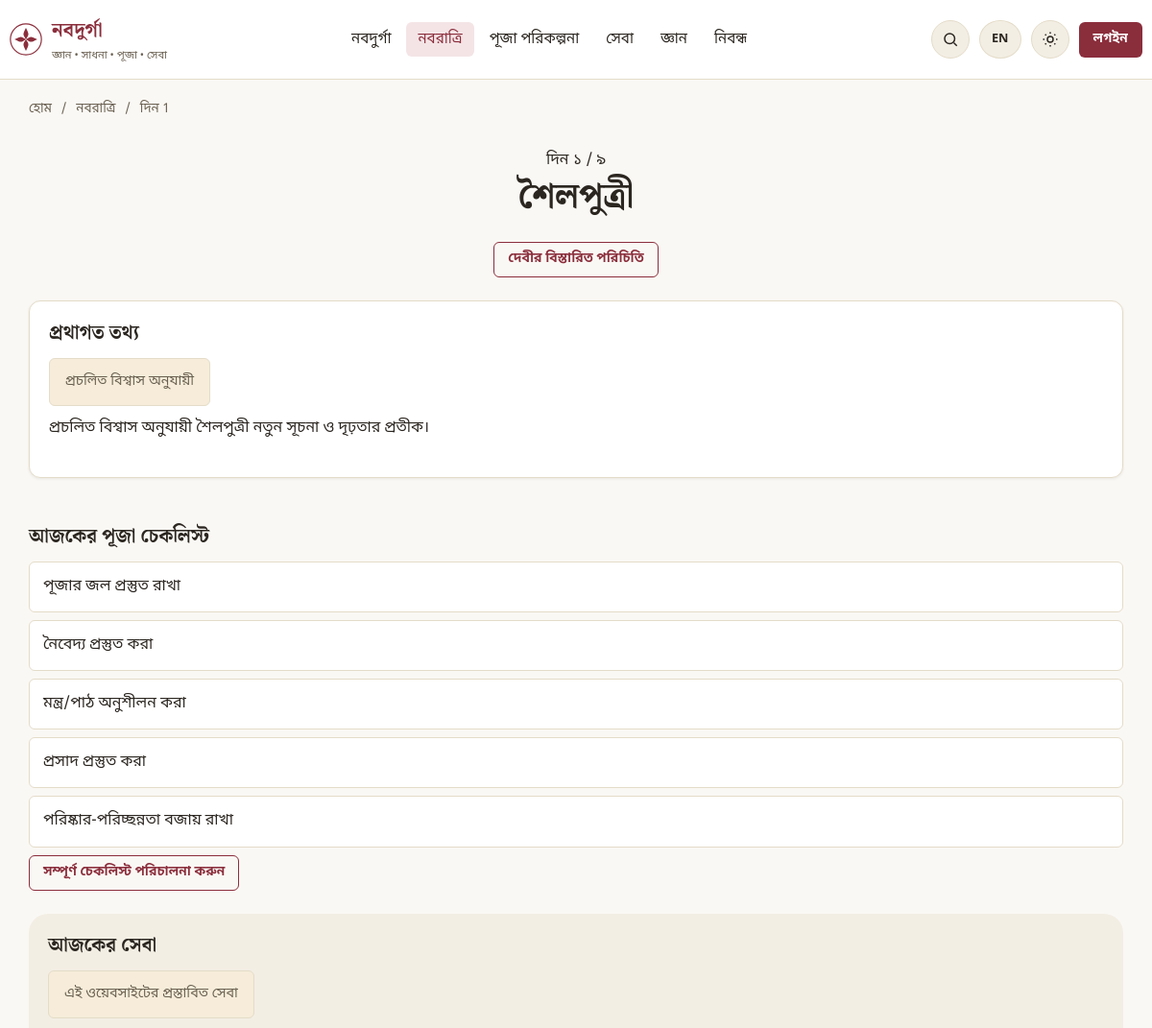
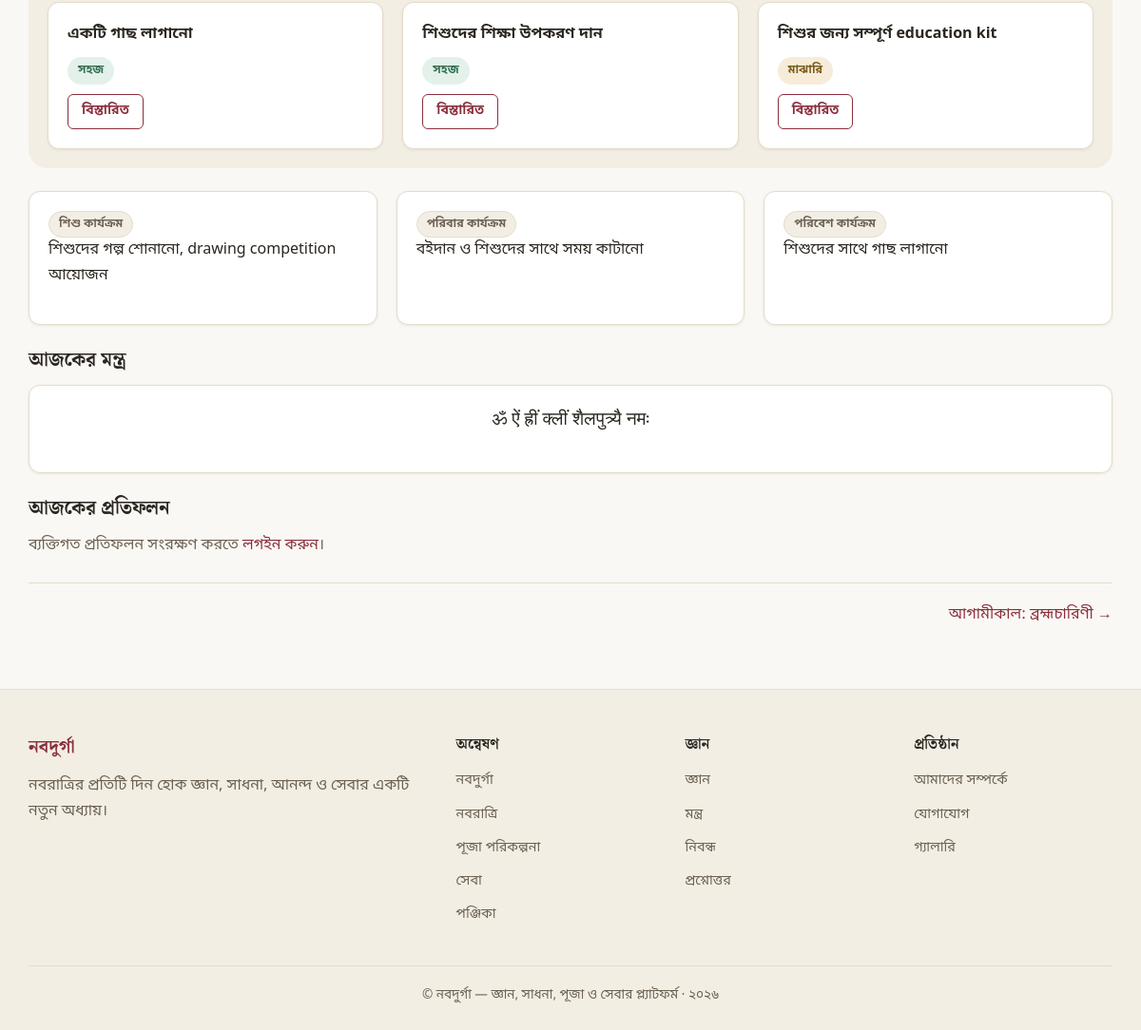
Page /navaratri/day/1 on the committed database (2 pictures, top to bottom).
### tables this page shows
CREATE TABLE IF NOT EXISTS navaratri_days (
    id INT UNSIGNED AUTO_INCREMENT PRIMARY KEY,
    day_number TINYINT UNSIGNED NOT NULL UNIQUE,
    navadurga_id INT UNSIGNED NOT NULL,
    date DATE NULL COMMENT 'convenience cache of current year date; authoritative per-year dates live in festival_calendar',
    tithi VARCHAR(100) NULL,
    title_bn VARCHAR(255) NULL,
    theme VARCHAR(255) NULL,
    traditional_focus TEXT NULL,
    puja_focus TEXT NULL,
    spiritual_focus TEXT NULL,
    learning_focus TEXT NULL,
    family_activity TEXT NULL,
    children_activity TEXT NULL,
    environment_activity TEXT NULL,
    seva_easy TEXT NULL,
    seva_moderate TEXT NULL,
    seva_challenging TEXT NULL,
    recommended_items TEXT NULL,
    daily_mantra TEXT NULL,
    daily_message TEXT NULL,
    avoid_note TEXT NULL,
    image VARCHAR(255) NULL,
    status ENUM('active','inactive') NOT NULL DEFAULT 'active',
    created_at DATETIME NOT NULL DEFAULT CURRENT_TIMESTAMP,
    updated_at DATETIME NOT NULL DEFAULT CURRENT_TIMESTAMP ON UPDATE CURRENT_TIMESTAMP,
    CONSTRAINT fk_navaratri_days_navadurga FOREIGN KEY (navadurga_id) REFERENCES navadurga(id) ON DELETE RESTRICT
);

CREATE TABLE IF NOT EXISTS navadurga (
    id INT UNSIGNED AUTO_INCREMENT PRIMARY KEY,
    day_number TINYINT UNSIGNED NOT NULL UNIQUE,
    name_bn VARCHAR(150) NOT NULL,
    name_en VARCHAR(150) NULL,
    sanskrit_name VARCHAR(150) NULL,
    slug VARCHAR(150) NOT NULL UNIQUE,
    alternative_names VARCHAR(255) NULL,
    short_description TEXT NULL,
    detailed_description LONGTEXT NULL,
    name_meaning TEXT NULL,
    traditional_symbolism TEXT NULL,
    iconography TEXT NULL,
    vehicle VARCHAR(150) NULL,
    hands VARCHAR(50) NULL,
    weapons VARCHAR(255) NULL,
    objects VARCHAR(255) NULL,
    colour VARCHAR(100) NULL,
    associated_quality VARCHAR(255) NULL,
    associated_chakra VARCHAR(100) NULL,
    traditional_association TEXT NULL,
    traditional_food VARCHAR(255) NULL,
    puja_significance TEXT NULL,
    story LONGTEXT NULL,
    mantra TEXT NULL,
    stotra TEXT NULL,
    scriptural_sources TEXT NULL COMMENT 'source citations, never fabricated',
    regional_variations TEXT NULL,
    modern_interpretation TEXT NULL,
    seva_note TEXT NULL COMMENT 'website suggested seva disclaimer text',
    image VARCHAR(255) NULL,
    seo_title VARCHAR(255) NULL,
    seo_description VARCHAR(500) NULL,
    status ENUM('active','inactive') NOT NULL DEFAULT 'active',
    created_at DATETIME NOT NULL DEFAULT CURRENT_TIMESTAMP,
    updated_at DATETIME NOT NULL DEFAULT CURRENT_TIMESTAMP ON UPDATE CURRENT_TIMESTAMP,
    INDEX idx_navadurga_slug (slug)
);

CREATE TABLE IF NOT EXISTS checklist_items (
    id INT UNSIGNED AUTO_INCREMENT PRIMARY KEY,
    phase VARCHAR(30) NOT NULL DEFAULT 'day' COMMENT 'before, day, dashami',
    day_number TINYINT UNSIGNED NULL COMMENT 'NULL when phase=before or dashami',
    label_bn VARCHAR(255) NOT NULL,
    category VARCHAR(100) NULL,
    sort_order INT NOT NULL DEFAULT 0,
    status ENUM('active','inactive') NOT NULL DEFAULT 'active',
    created_at DATETIME NOT NULL DEFAULT CURRENT_TIMESTAMP
);

CREATE TABLE IF NOT EXISTS sevas (
    id INT UNSIGNED AUTO_INCREMENT PRIMARY KEY,
    title_bn VARCHAR(255) NOT NULL,
    title_en VARCHAR(255) NULL,
    slug VARCHAR(255) NOT NULL UNIQUE,
    category VARCHAR(100) NOT NULL,
    description TEXT NULL,
    beneficiary VARCHAR(150) NULL,
    difficulty ENUM('সহজ','মাঝারি','কঠিন') NOT NULL DEFAULT 'সহজ',
    estimated_cost VARCHAR(100) NULL COMMENT 'display text e.g. ৳0-100',
    estimated_cost_min INT UNSIGNED NULL,
    estimated_cost_max INT UNSIGNED NULL,
    time_required VARCHAR(100) NULL COMMENT 'display text e.g. 30 minutes',
    time_required_minutes INT UNSIGNED NULL COMMENT 'for filtering; large sentinel used for long-term',
    materials TEXT NULL,
    how_to TEXT NULL,
    safety_note TEXT NULL,
    navadurga_day TINYINT UNSIGNED NULL,
    impact_level VARCHAR(100) NULL,
    status ENUM('active','inactive') NOT NULL DEFAULT 'active',
    created_at DATETIME NOT NULL DEFAULT CURRENT_TIMESTAMP,
    updated_at DATETIME NOT NULL DEFAULT CURRENT_TIMESTAMP ON UPDATE CURRENT_TIMESTAMP,
    INDEX idx_sevas_slug (slug),
    INDEX idx_sevas_category (category),
    INDEX idx_sevas_day (navadurga_day)
);

### app/views/pages/navaratri/show.php (the view, shortened to what the rows shown need)
<article>
    <header class="text-center" style="margin-bottom:24px;">
        <span class="day-badge">দিন <?= bn_digits($dayNumber) ?> / ৯</span>
        <h1><?= e($item['navadurga_name_bn']) ?></h1>
        <a href="<?= url('/navadurga/' . $item['navadurga_slug']) ?>" class="btn btn-outline btn-sm">দেবীর বিস্তারিত পরিচিতি</a>
    </header>
    <div class="card" style="margin-bottom:24px;">
        <div class="card-body">
            <h3>প্রথাগত তথ্য</h3>
            <span class="disclaimer-note" style="display:inline-block;margin-bottom:10px;">প্রচলিত বিশ্বাস অনুযায়ী</span>
            <p><?= nl2br(e($item['traditional_focus'])) ?></p>
        </div>
    </div>
    <section style="margin-bottom:24px;">
        <h3>আজকের পূজা চেকলিস্ট</h3>
        <ul class="checklist">
            <?php foreach ($checklist as $c): ?>
                <li class="checklist-item"><span><?= e($c['label_bn']) ?></span></li>
            <?php endforeach; ?>
        </ul>
        <a href="<?= url('/puja-planning') ?>" class="btn btn-outline btn-sm">সম্পূর্ণ চেকলিস্ট পরিচালনা করুন</a>
    </section>
    <section style="margin-bottom:24px;background:var(--color-surface-alt);padding:20px;border-radius:var(--radius-lg);">
        <h3>আজকের সেবা</h3>
        <span class="disclaimer-note" style="display:inline-block;margin-bottom:12px;">এই ওয়েবসাইটের প্রস্তাবিত সেবা</span>
        <div class="grid grid-3">
            <?php foreach ($sevas as $s): ?>
                <div class="card seva-card"><div class="card-body">
                    <strong><?= e($s['title_bn']) ?></strong>
                    <div class="meta"><span class="tag tag-difficulty-<?= $s['difficulty'] === 'সহজ' ? 'easy' : ($s['difficulty'] === 'মাঝারি' ? 'medium' : 'hard') ?>"><?= e($s['difficulty']) ?></span></div>
                    <a href="<?= url('/seva/' . $s['slug']) ?>" class="btn btn-outline btn-sm">বিস্তারিত</a>
                </div></div>
            <?php endforeach; ?>
        </div>
    </section>
    <div class="grid grid-3" style="margin-bottom:24px;">
        <?php if ($item['children_activity']): ?>
        <div class="card"><div class="card-body"><span class="tag">শিশু কার্যক্রম</span><p><?= nl2br(e($item['children_activity'])) ?></p></div></div>
        <?php endif; ?>
        <?php if ($item['family_activity']): ?>
        <div class="card"><div class="card-body"><span class="tag">পরিবার কার্যক্রম</span><p><?= nl2br(e($item['family_activity'])) ?></p></div></div>
        <?php endif; ?>
        <?php if ($item['environment_activity']): ?>
        <div class="card"><div class="card-body"><span class="tag">পরিবেশ কার্যক্রম</span><p><?= nl2br(e($item['environment_activity'])) ?></p></div></div>
        <?php endif; ?>
    </div>
    <?php if (!empty($mantras) || $item['daily_mantra']): ?>
    <section style="margin-bottom:24px;">
        <h3>আজকের মন্ত্র</h3>
        <div class="card"><div class="card-body text-center">
            <p style="font-family:var(--font-heading);font-size:1.2rem;"><?= e($item['daily_mantra']) ?></p>
        </div></div>
    </section>
    <?php endif; ?>
    <section style="margin-bottom:24px;">
        <h3>আজকের প্রতিফলন</h3>
        <?php if (is_logged_in()): ?>
            <form method="POST" action="<?= url('/daily-guide/reflection') ?>" class="card">
                <div class="card-body">
                    <input type="hidden" name="day_number" value="<?= (int) $dayNumber ?>">
                    <?= csrf_field() ?>
                    <div class="form-group"><label>আজ আমি কী শিখলাম?</label><textarea class="form-control" name="learned_text"></textarea></div>
                    <div class="form-group"><label>আজ আমি কাকে সাহায্য করলাম?</label><textarea class="form-control" name="helped_text"></textarea></div>
                    <div class="form-group"><label>আজ আমি কী পরিবর্তন করতে পারি?</label><textarea class="form-control" name="change_text"></textarea></div>
                    <button type="submit" class="btn btn-primary btn-sm">সংরক্ষণ করুন</button>
                </div>
            </form>
        <?php else: ?>
            <p class="text-muted">ব্যক্তিগত প্রতিফলন সংরক্ষণ করতে <a href="<?= url('/login') ?>">লগইন করুন</a>।</p>
        <?php endif; ?>
    </section>
    <nav class="flex justify-between" style="border-top:1px solid var(--color-border);padding-top:20px;">
        <?php if ($nextDayNumber && $nextDay): ?>
            <a href="<?= url('/navaratri/day/' . $nextDayNumber) ?>">আগামীকাল: <?= e($nextDay['navadurga_name_bn']) ?> →</a>
        <?php endif; ?>
    </nav>
</article>

### app/core/Router.php (shortened to what the rows shown need)
<?php
class Router
{
    protected array $routes = [];
    protected string $basePath = '';
    public function setBasePath(string $path): void
    {
        $this->basePath = rtrim($path, '/');
    }
    protected function add(string $method, string $uri, $handler, array $middleware): void
    {
        $this->routes[] = [
            'method' => $method,
            'uri' => '/' . trim($uri, '/'),
            'handler' => $handler,
            'middleware' => $middleware,
        ];
    }
    public function dispatch(Request $request): void
    {
        $uri = $request->uriPath($this->basePath);
        foreach ($this->routes as $route) {
            $pattern = $this->compile($route['uri']);
            if (preg_match($pattern, $uri, $matches)) {
                $params = array_filter($matches, 'is_string', ARRAY_FILTER_USE_KEY);
                $this->call($route['handler'], $request, $params);
                return;
            }
        }
    }
    protected function compile(string $uri): string
    {
        $pattern = preg_replace('#\{([a-zA-Z_][a-zA-Z0-9_]*)\}#', '(?P<$1>[^/]+)', $uri);
        return '#^' . $pattern . '$#u';
    }
    protected function call($handler, Request $request, array $params): void
    {
        [$class, $method] = $handler;
        $controller = new $class();
        call_user_func_array([$controller, $method], array_merge([$request], array_values($params)));
    }
}

### rows in the picture
navaratri_days: day_number "১", navadurga.name_bn "শৈলপুত্রী", traditional_focus "প্রচলিত বিশ্বাস অনুযায়ী শৈলপুত্রী নতুন সূচনা ও দৃঢ়তার প্রতীক।", children_activity "শিশুদের গল্প শোনানো, drawing competition আয়োজন", family_activity "বইদান ও শিশুদের সাথে সময় কাটানো", environment_activity "শিশুদের সাথে গাছ লাগানো", daily_mantra "ॐ ऐं ह्रीं क्लीं शैलपुत्र्यै नमः"
checklist_items: label_bn "পূজার জল প্রস্তুত রাখা"
checklist_items: label_bn "নৈবেদ্য প্রস্তুত করা"
checklist_items: label_bn "মন্ত্র/পাঠ অনুশীলন করা"
checklist_items: label_bn "প্রসাদ প্রস্তুত করা"
checklist_items: label_bn "পরিষ্কার-পরিচ্ছন্নতা বজায় রাখা"
sevas: title_bn "একটি গাছ লাগানো", difficulty "সহজ"
sevas: title_bn "শিশুদের শিক্ষা উপকরণ দান", difficulty "সহজ"
sevas: title_bn "শিশুর জন্য সম্পূর্ণ education kit", difficulty "মাঝারি"
navaratri_days: navadurga.name_bn "ব্রহ্মচারিণী"

### other values in the picture
setting('site_name', 'নবদুর্গা') "নবদুর্গা"
setting('site_subtitle', 'জ্ঞান • সাধনা • পূজা • সেবা') "জ্ঞান • সাধনা • পূজা • সেবা"
t('nav.navadurga') "নবদুর্গা"
t('nav.navaratri') "নবরাত্রি"
t('nav.puja_planning') "পূজা পরিকল্পনা"
t('nav.seva') "সেবা"
t('nav.learning') "জ্ঞান"
t('nav.articles') "নিবন্ধ"
t('nav.login') "লগইন"
$crumb['label'] "নবরাত্রি"
$crumb['label'] "দিন 1"
t('footer.explore') "অন্বেষণ"
t('nav.calendar') "পঞ্জিকা"
t('footer.knowledge') "জ্ঞান"
t('nav.mantras') "মন্ত্র"
